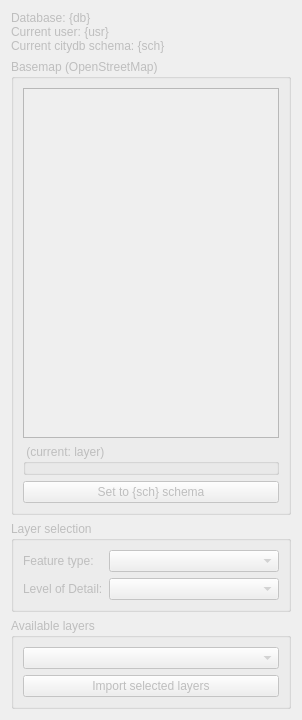
     <widget class="QWidget" name="tabLayers">
      <property name="enabled">
       <bool>false</bool>
      </property>
      <property name="sizePolicy">
       <sizepolicy hsizetype="Preferred" vsizetype="MinimumExpanding">
        <horstretch>0</horstretch>
        <verstretch>0</verstretch>
       </sizepolicy>
      </property>
      <property name="maximumSize">
       <size>
        <width>16777215</width>
        <height>1000</height>
       </size>
      </property>
      <attribute name="icon">
       <iconset>
        <normaloff>../../../icons/layers.svg</normaloff>../../../icons/layers.svg</iconset>
      </attribute>
      <attribute name="title">
       <string>Layers</string>
      </attribute>
      <layout class="QVBoxLayout" name="vLayoutLayers">
       <item>
        <widget class="QLabel" name="lblInfoText">
         <property name="enabled">
          <bool>false</bool>
         </property>
         <property name="sizePolicy">
          <sizepolicy hsizetype="MinimumExpanding" vsizetype="Maximum">
           <horstretch>0</horstretch>
           <verstretch>0</verstretch>
          </sizepolicy>
         </property>
         <property name="text">
          <string>Database: {db}
Current user: {usr}
Current citydb schema: {sch}</string>
         </property>
        </widget>
       </item>
       <item>
        <widget class="QGroupBox" name="gbxBasemap">
         <property name="enabled">
          <bool>false</bool>
         </property>
         <property name="sizePolicy">
          <sizepolicy hsizetype="MinimumExpanding" vsizetype="Preferred">
           <horstretch>0</horstretch>
           <verstretch>0</verstretch>
          </sizepolicy>
         </property>
         <property name="minimumSize">
          <size>
           <width>0</width>
           <height>0</height>
          </size>
         </property>
         <property name="maximumSize">
          <size>
           <width>16777215</width>
           <height>16777215</height>
          </size>
         </property>
         <property name="title">
          <string>Basemap (OpenStreetMap)</string>
         </property>
         <layout class="QVBoxLayout" name="vLayoutBasemap">
          <property name="sizeConstraint">
           <enum>QLayout::SetDefaultConstraint</enum>
          </property>
          <item>
           <widget class="QGraphicsView" name="gvCanvas">
            <property name="minimumSize">
             <size>
              <width>0</width>
              <height>350</height>
             </size>
            </property>
            <property name="toolTip">
             <string>&lt;html&gt;&lt;head/&gt;&lt;body&gt;&lt;p&gt;&lt;span style=&quot; font-weight:600; color:#0000ff;&quot;&gt;Blue box&lt;/span&gt;: Extents of all data in the selected citydb schema&lt;/p&gt;&lt;p&gt;&lt;span style=&quot; font-weight:600; color:#ff0000;&quot;&gt;Red box&lt;/span&gt;: Extents of the area for which layers will be created for QGIS&lt;/p&gt;&lt;p&gt;&lt;span style=&quot; font-weight:600; color:#00aa00;&quot;&gt;Green box&lt;/span&gt;: Extents of the area for which data will be imported into the QGIS project&lt;/p&gt;&lt;/body&gt;&lt;/html&gt;</string>
            </property>
           </widget>
          </item>
          <item>
           <widget class="QgsExtentGroupBox" name="qgbxExtents">
            <property name="enabled">
             <bool>false</bool>
            </property>
            <property name="sizePolicy">
             <sizepolicy hsizetype="MinimumExpanding" vsizetype="Maximum">
              <horstretch>0</horstretch>
              <verstretch>0</verstretch>
             </sizepolicy>
            </property>
            <property name="minimumSize">
             <size>
              <width>0</width>
              <height>0</height>
             </size>
            </property>
            <property name="focusPolicy">
             <enum>Qt::ClickFocus</enum>
            </property>
            <property name="contextMenuPolicy">
             <enum>Qt::DefaultContextMenu</enum>
            </property>
            <property name="autoFillBackground">
             <bool>false</bool>
            </property>
            <property name="title">
             <string> (current: layer)</string>
            </property>
            <property name="flat">
             <bool>false</bool>
            </property>
            <property name="checkable">
             <bool>false</bool>
            </property>
            <property name="collapsed">
             <bool>false</bool>
            </property>
            <property name="saveCollapsedState">
             <bool>true</bool>
            </property>
            <property name="titleBase">
             <string/>
            </property>
           </widget>
          </item>
          <item>
           <widget class="QPushButton" name="btnCityExtents">
            <property name="sizePolicy">
             <sizepolicy hsizetype="MinimumExpanding" vsizetype="Fixed">
              <horstretch>0</horstretch>
              <verstretch>0</verstretch>
             </sizepolicy>
            </property>
            <property name="toolTip">
             <string>&lt;html&gt;&lt;head/&gt;&lt;body&gt;&lt;p&gt;Define the extents of the QGIS project area (&lt;span style=&quot; font-weight:600; color:#00aa00;&quot;&gt;green box&lt;/span&gt;) to be the same of the layer extents (&lt;span style=&quot; font-weight:600; color:#ff0000;&quot;&gt;red box&lt;/span&gt;)&lt;/p&gt;&lt;/body&gt;&lt;/html&gt;</string>
            </property>
            <property name="text">
             <string>Set to {sch} schema</string>
            </property>
           </widget>
          </item>
         </layout>
        </widget>
       </item>
       <item>
        <widget class="QGroupBox" name="gbxLayerSelection">
         <property name="enabled">
          <bool>false</bool>
         </property>
         <property name="sizePolicy">
          <sizepolicy hsizetype="MinimumExpanding" vsizetype="Maximum">
           <horstretch>0</horstretch>
           <verstretch>0</verstretch>
          </sizepolicy>
         </property>
         <property name="toolTip">
          <string>&lt;html&gt;&lt;head/&gt;&lt;body&gt;&lt;p&gt;Layers will be shown only for available data within the &lt;span style=&quot; font-weight:600; color:#00aa00;&quot;&gt;green box&lt;/span&gt;&lt;/p&gt;&lt;/body&gt;&lt;/html&gt;</string>
         </property>
         <property name="title">
          <string>Layer selection</string>
         </property>
         <layout class="QFormLayout" name="fLayoutLayerSelection">
          <item row="1" column="0">
           <widget class="QLabel" name="lblFeatureType">
            <property name="text">
             <string>Feature type:</string>
            </property>
           </widget>
          </item>
          <item row="1" column="1">
           <widget class="QComboBox" name="cbxFeatureType">
            <property name="toolTip">
             <string>&lt;html&gt;&lt;head/&gt;&lt;body&gt;&lt;p&gt;Only CityGML&lt;span style=&quot; font-weight:600;&quot;&gt; Feature types&lt;/span&gt; for available data within the &lt;span style=&quot; font-weight:600; color:#00aa00;&quot;&gt;green box&lt;/span&gt; are shown&lt;/p&gt;&lt;/body&gt;&lt;/html&gt;</string>
            </property>
           </widget>
          </item>
          <item row="2" column="0">
           <widget class="QLabel" name="lblLod">
            <property name="text">
             <string>Level of Detail:</string>
            </property>
           </widget>
          </item>
          <item row="2" column="1">
           <widget class="QComboBox" name="cbxLod">
            <property name="toolTip">
             <string>&lt;html&gt;&lt;head/&gt;&lt;body&gt;&lt;p&gt;Only &lt;span style=&quot; font-weight:600;&quot;&gt;LoDs&lt;/span&gt; for available data within the &lt;span style=&quot; font-weight:600; color:#00aa00;&quot;&gt;green box&lt;/span&gt; are shown&lt;/p&gt;&lt;/body&gt;&lt;/html&gt;</string>
            </property>
           </widget>
          </item>
         </layout>
        </widget>
       </item>
       <item>
        <widget class="QGroupBox" name="gbxAvailableL">
         <property name="enabled">
          <bool>false</bool>
         </property>
         <property name="sizePolicy">
          <sizepolicy hsizetype="MinimumExpanding" vsizetype="Maximum">
           <horstretch>0</horstretch>
           <verstretch>0</verstretch>
          </sizepolicy>
         </property>
         <property name="toolTip">
          <string>&lt;html&gt;&lt;head/&gt;&lt;body&gt;&lt;p&gt;&lt;br/&gt;&lt;/p&gt;&lt;/body&gt;&lt;/html&gt;</string>
         </property>
         <property name="title">
          <string>Available layers</string>
         </property>
         <layout class="QVBoxLayout" name="vLayoutAvailableL">
          <item>
           <widget class="QgsCheckableComboBox" name="ccbxFeatures">
            <property name="sizePolicy">
             <sizepolicy hsizetype="Preferred" vsizetype="MinimumExpanding">
              <horstretch>0</horstretch>
              <verstretch>0</verstretch>
             </sizepolicy>
            </property>
            <property name="toolTip">
             <string>&lt;html&gt;&lt;head/&gt;&lt;body&gt;&lt;p&gt;Only&lt;span style=&quot; font-weight:600;&quot;&gt; layers&lt;/span&gt; for available data within the &lt;span style=&quot; font-weight:600; color:#00aa00;&quot;&gt;green box&lt;/span&gt; are shown&lt;/p&gt;&lt;/body&gt;&lt;/html&gt;</string>
            </property>
            <property name="currentText">
             <string/>
            </property>
            <property name="maxVisibleItems">
             <number>20</number>
            </property>
            <property name="insertPolicy">
             <enum>QComboBox::InsertAtBottom</enum>
            </property>
           </widget>
          </item>
          <item>
           <widget class="QPushButton" name="btnImport">
            <property name="enabled">
             <bool>false</bool>
            </property>
            <property name="sizePolicy">
             <sizepolicy hsizetype="MinimumExpanding" vsizetype="Maximum">
              <horstretch>0</horstretch>
              <verstretch>0</verstretch>
             </sizepolicy>
            </property>
            <property name="toolTip">
             <string>&lt;html&gt;&lt;head/&gt;&lt;body&gt;&lt;p&gt;Selected layers will be added to the Layer Tree in QGIS&lt;/p&gt;&lt;/body&gt;&lt;/html&gt;</string>
            </property>
            <property name="text">
             <string>Import selected layers</string>
            </property>
           </widget>
          </item>
         </layout>
        </widget>
       </item>
      </layout>
     </widget>
